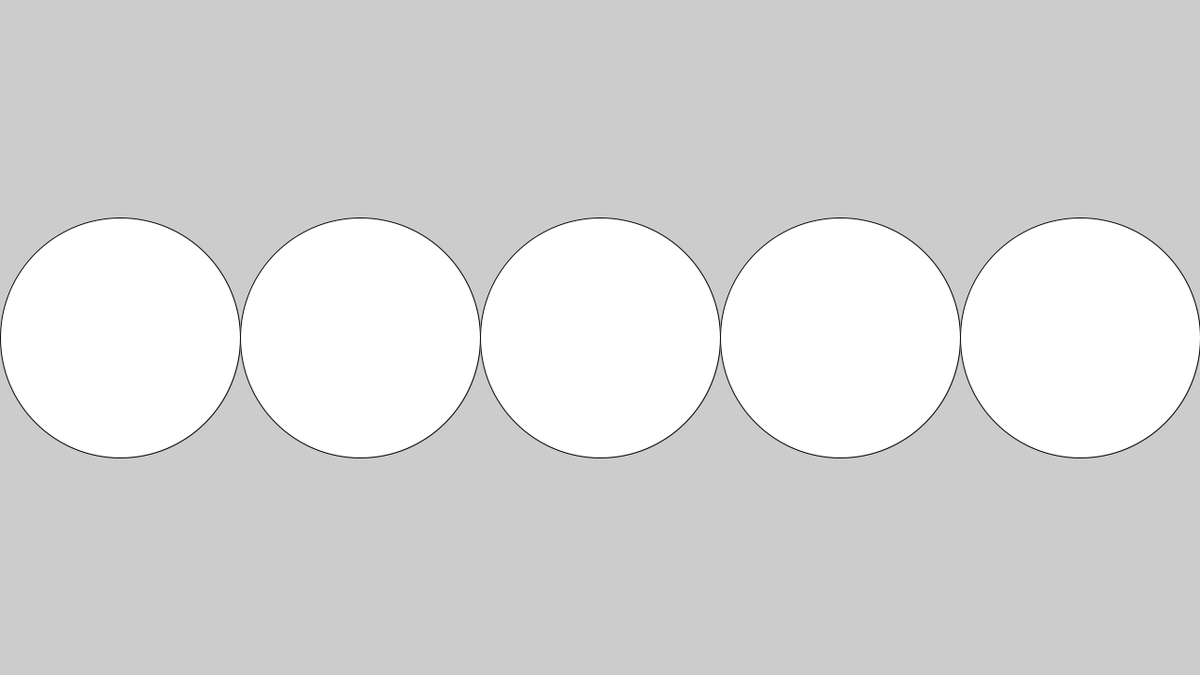
Frame 1 (no input)
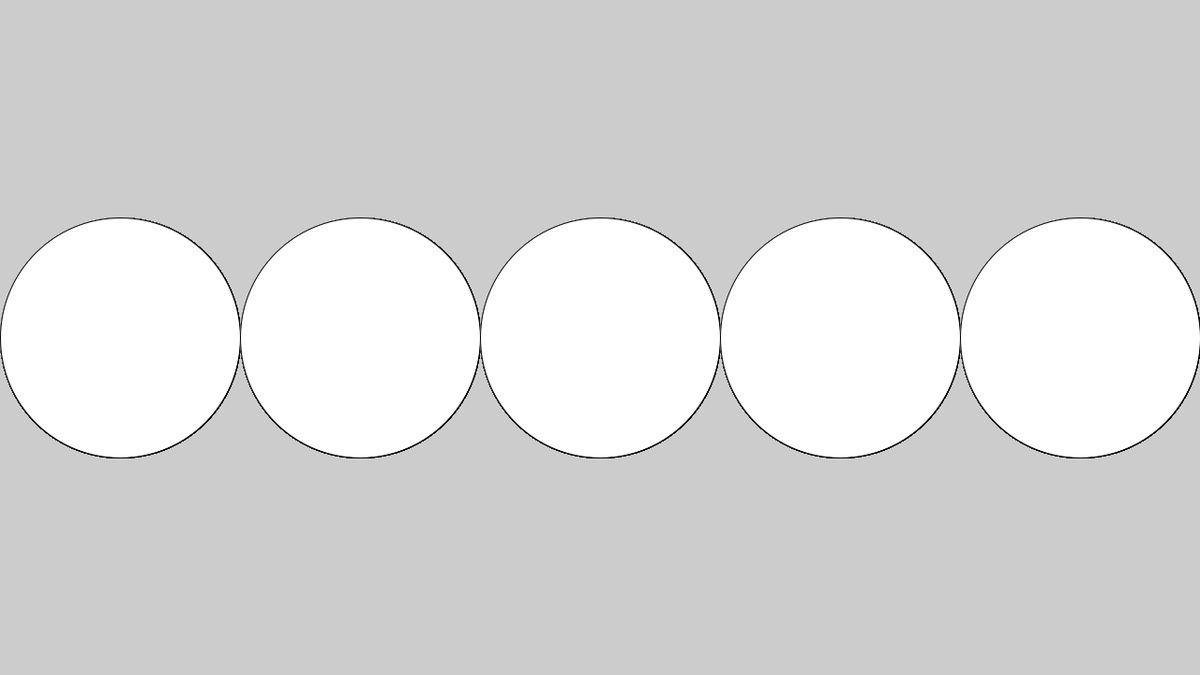
Frame 60 (the mouse pressed at the canvas centre just before this capture)
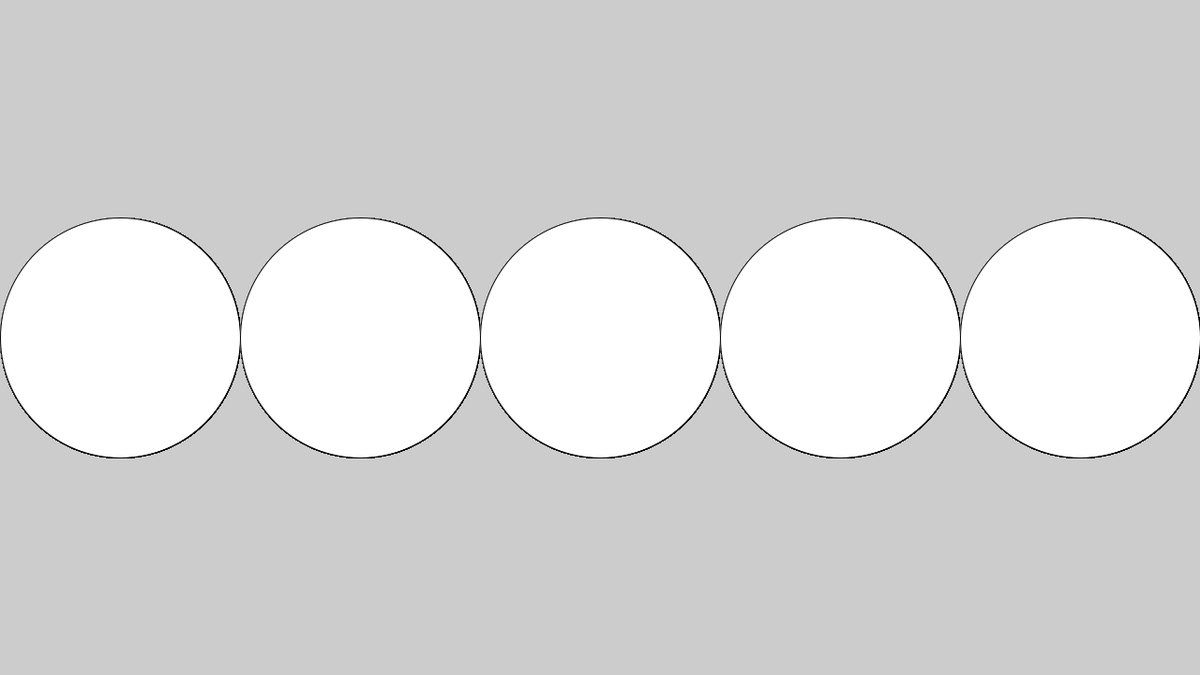
Frame 120 (the mouse held since frame 60 and released just before this capture)

The Processing sketch that drew these frames (run headless with seeded random() and noise(); from frame 60 on, the mouse is pressed at the canvas centre):

// Processing sketch: gd105_week6_in_class
// ── gd105_week6_in_class.pde

int howMany;

void setup(){
 size(1280,720);
 
 //use center mode so it doesnt draw the first one off-screen
 ellipseMode(CORNER);
 howMany = 5;
}

void draw(){
  
  //we use 'i' to iterate through our loop
  //we run the loop again as long as (i<howMany)
  //
  for ( int i = 0; i < howMany; i++ ) { 
    //how can we make howMany fit within the space of width...
     int size = width/howMany;
     int x = i * width/howMany; //space these out based on howMany
     int y =height/2 - size/2; //put it in the middle
     ellipse(x,y,size,size); 
  }
}
